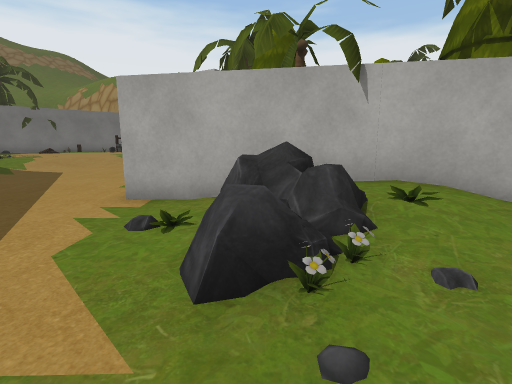
[1] (above)

22 first-person views from a walk through a Unity game level. The camera is 1.2 m above the floor, tilts 10° down and sees 85° across. The floor is counted in squares, 1 m on a side. Each view is taken from the middle of a square. On the plan, view 1 faces up. The plan holds only what a view shows up to about 13 squares ahead; the rest is blank. The place goes on beyond the plan. The player is left out. Some animated figures are not drawn. Some surface patterns are stand-ins.

[2]
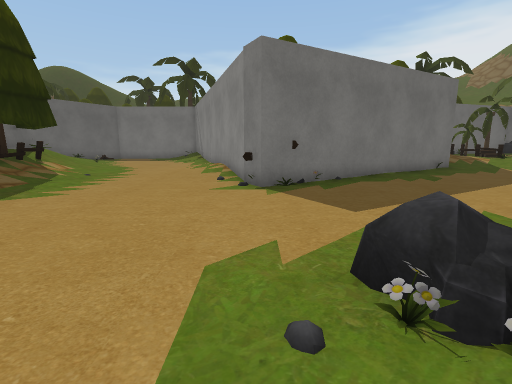

[3]
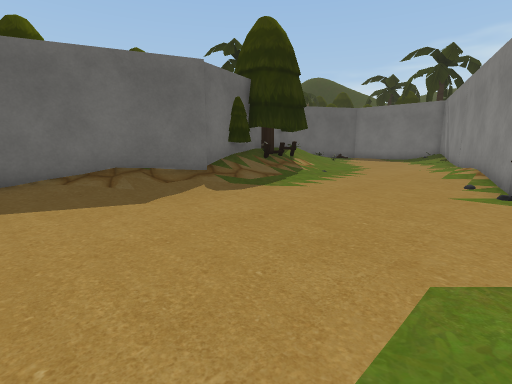

[4]
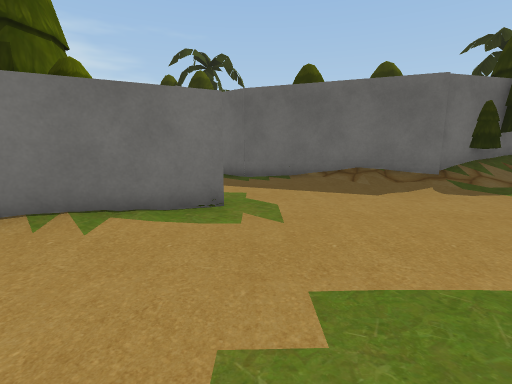

[5]
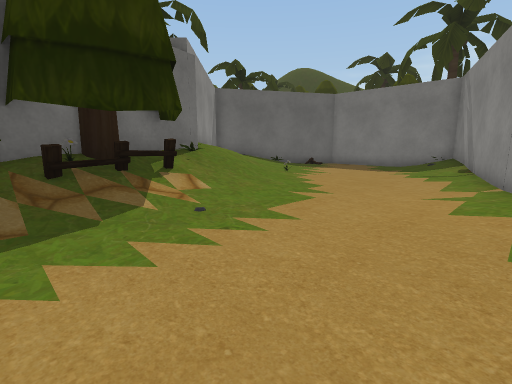

[6]
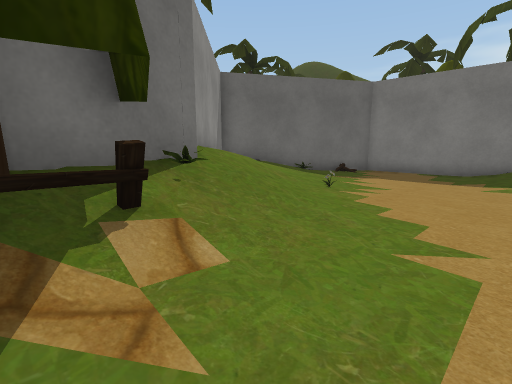

[7]
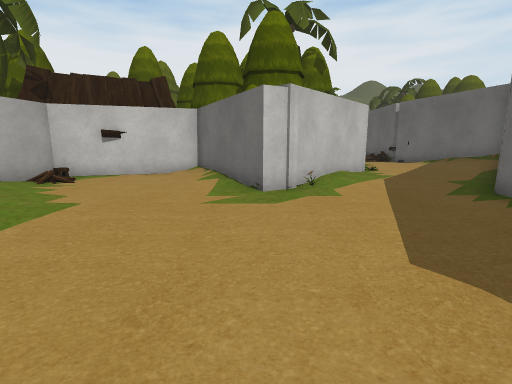

[8]
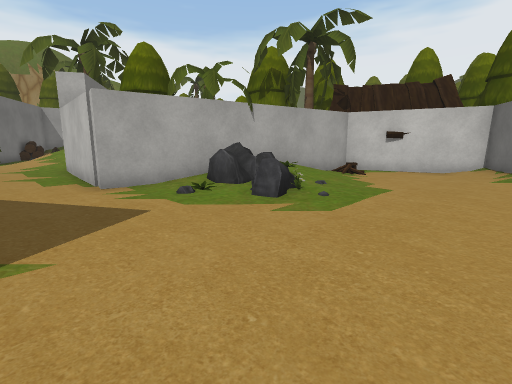

[9]
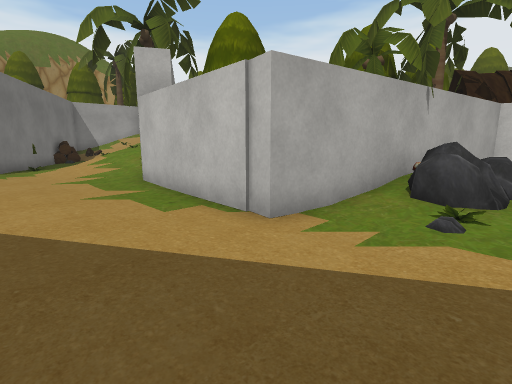

[10]
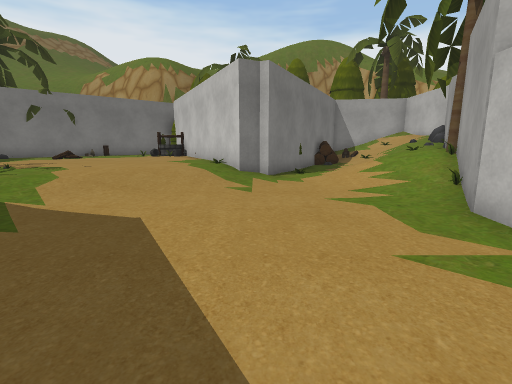

[11]
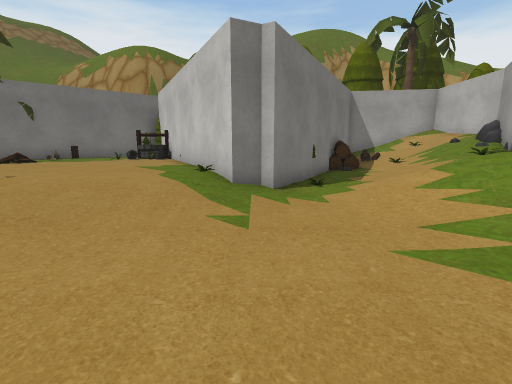

[12]
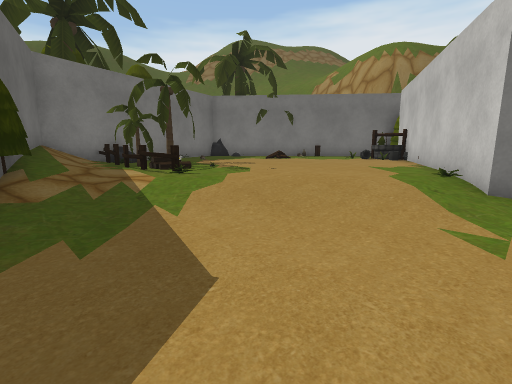

[13]
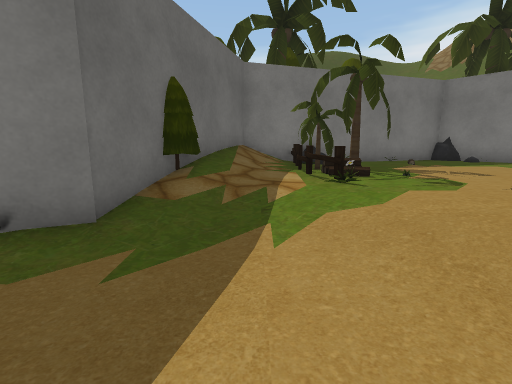

[14]
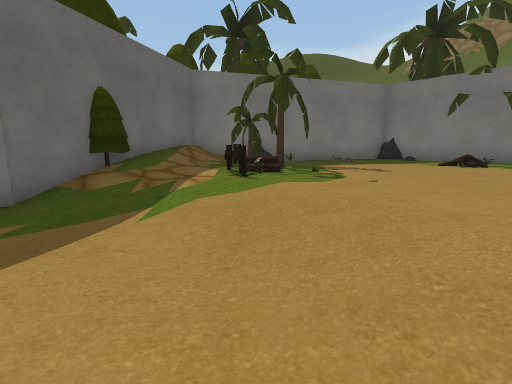

[15]
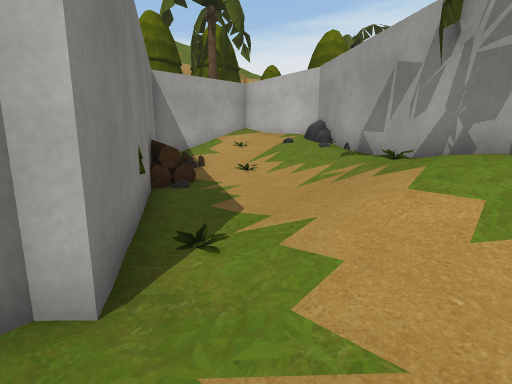

[16]
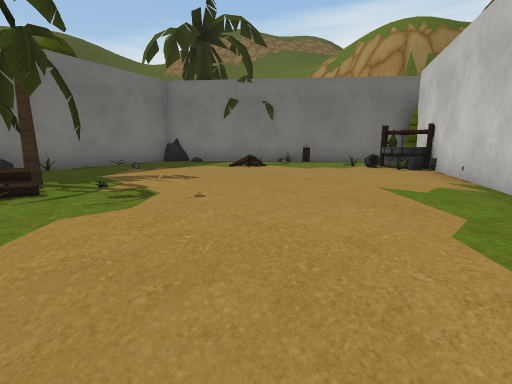

[17]
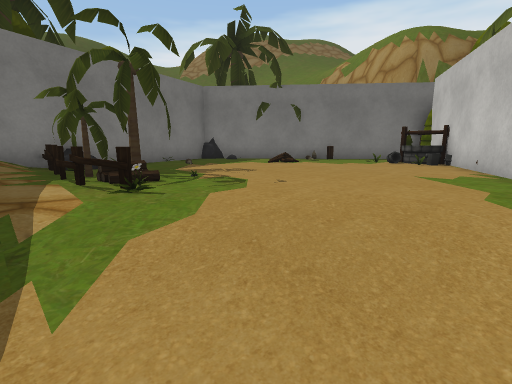

[18]
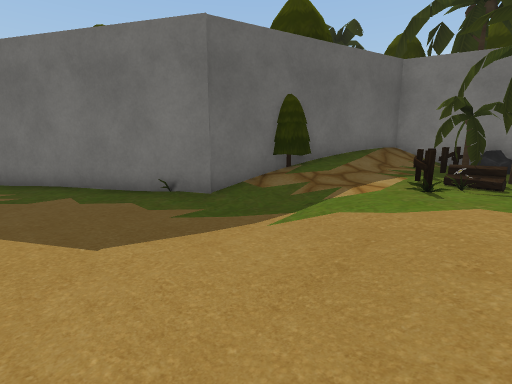

[19]
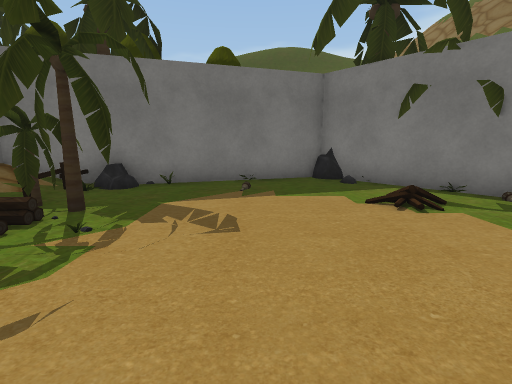

[20]
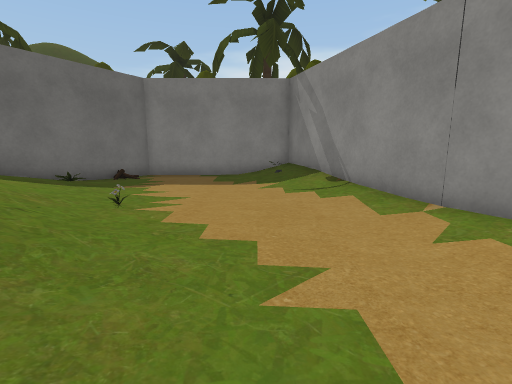

[21]
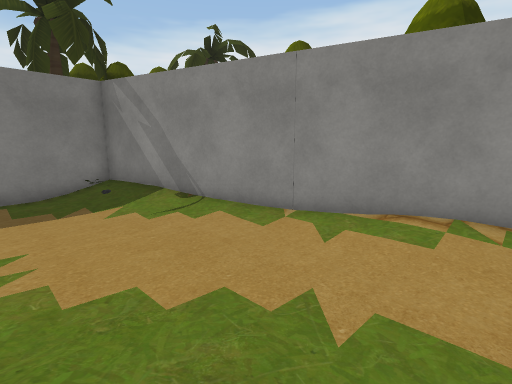

[22]
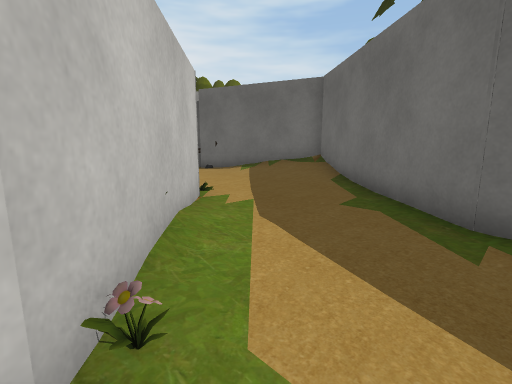

### Floor plan
Key: @ floor where view 1 was taken; # wall or solid block; . main floor; : floor 0.25 m higher than the main floor; + floor 0.5 m higher than the main floor; * floor 0.75 m higher than the main floor; % floor 1 m higher than the main floor; & floor 1.25 m higher than the main floor; / step, stairs or slope; = window, fence, low wall or low ledge; R rock; F flower; T tree; E fence; O other object.
Columns run from 22 left of view 1 to 10 right of it. Each row starts with its distance up from view 1.
 23     ##++++++##     ##:///#
 22    ##++++++++#     #=:///#
 21   ##O++++++++##    #.////#
 20   #+++++++++++#   O.:///&#
 19   #+++++++++++####..///%##
 18   ##+++++++++++ ##..///##
 17    #+++++++++++##..////#
 16  T #++ +++++++:/...///##
 15 TT  O++#O++++//....//##
 14     R ## O++//.....//#
 13     #E/#E+:/......../#
 12  T  ##/////.........##
 11  T   ####T/.........#
 10         #T##........#
  9            ##.......#
  8             #......##
  7             ##.....#
  6              #.....####
  5              ##.......#O#####
  4               ##..../.RO++/.##
  3     T          O......RR/////#
  2     T          O#.....FF.....##
  1                ##.............#
  0            ####.......@.......#
 -1 TT      ####::...............##
 -2      ####...................##
 -3   ####:...................###
 -4   #///....................##
 -5   #...........::::/........##
 -6   #........://TETTO##//.....###
 -7   #.......////##OT  ###/......#
 -8   #.....:O///###      ## ......
 -9   #....:////##           ##......
-10   ##/.////%##             ##.....
-11    ###//**##               ##::::
-12      ###*#                  ##/:/
-13        ##                    ####

Positions as (right, up) in squares from view 1, and headings:
1: (0, 0), facing up
2: (2, 1), facing left
3: (2, 1), facing down-left
4: (3, 3), facing down
5: (-5, -1), facing down-left
6: (-7, -4), facing down-left
7: (-3, -3), facing right
8: (-5, -2), facing up-right
9: (-6, 3), facing up-right
10: (-6, 7), facing up
11: (-6, 10), facing up
12: (-6, 10), facing up-left
13: (-7, 12), facing left
14: (-6, 14), facing left
15: (-6, 15), facing up-right
16: (-8, 14), facing up-left
17: (-8, 12), facing up-left
18: (-7, 15), facing down-left
19: (-10, 18), facing left
20: (-8, -5), facing left
21: (-9, -7), facing up-left
22: (3, -4), facing down-right
